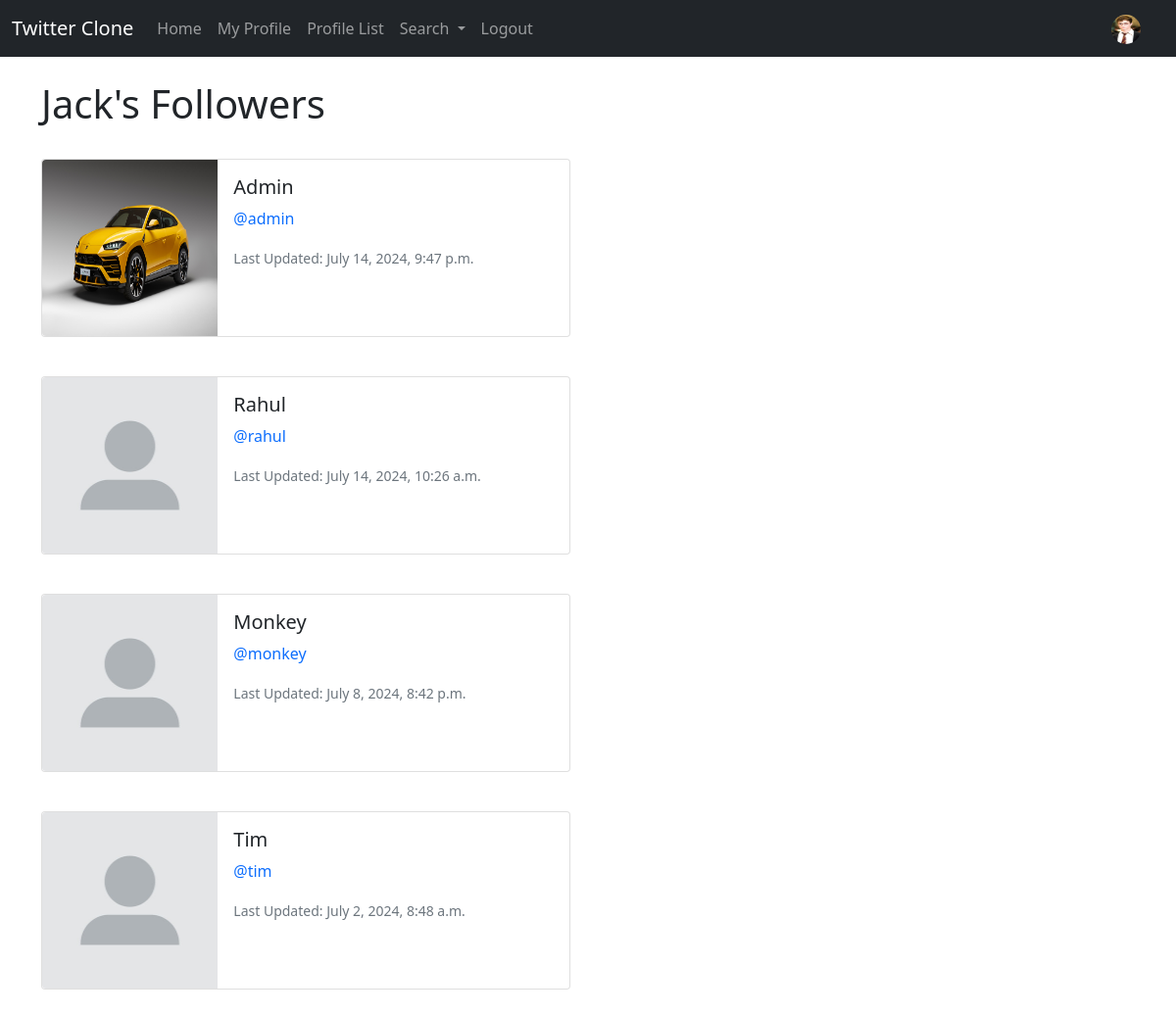
The app's page /profile/followers/4/ (signed in) with its own data.
### twitter/models.py (models this page shows, shortened)
class Profile(models.Model):
    class Meta:
        verbose_name_plural = 'Profiles'
    PUBLIC = 'public'
    PRIVATE = 'private'
    ACCOUNT_CHOICES = [
        (PUBLIC, 'Public'),
        (PRIVATE, 'Private'),
    ]
    user = models.OneToOneField(User, on_delete=models.CASCADE)
    follows = models.ManyToManyField("self",
        related_name="followed_by",
        symmetrical=False,
        blank=True)
    date_modified = models.DateTimeField(User, auto_now=True)
    profile_image = models.ImageField(null=True, blank=True, upload_to='images/')
    profile_bio = models.CharField(null=True, blank=True, max_length=200)
    website_link = models.URLField(null=True, blank=True, max_length=200)
    instagram_link = models.URLField(null=True, blank=True, max_length=200)
    account_type = models.CharField(
        max_length=10,
        choices=ACCOUNT_CHOICES,
        default=PUBLIC,
    )

### twitter/views.py (the view, shortened to what this page needs)
# urls.py: path('profile/followers/<int:pk>/', views.followers, name='followers'),
def followers(request, pk):
    if request.user.is_authenticated:
        profiles = Profile.objects.get(user_id=pk)
        if profiles.account_type == 'public':
            context = {'profiles': profiles}
            return render(request, 'followers.html', context=context)
    else:
        messages.error(request, ("You must be logged in!"))
        return redirect('twitter:home')

### twitter/templates/followers.html (shortened to what this page needs)
{% extends "base.html" %}
{% load static %}
{% block content %}
{% if request.user.id == profiles.user.id %}
    <h1>My Followers</h1>
{% else %}
    <h1>{{profiles.user.username|title}}'s Followers</h1>
{% endif %}
<br>
{% if profiles %}
    {% for profile in profiles.followed_by.all %}
        <div class="card mb-3" style="max-width: 540px;">
            <div class="row g-0">
                <div class="col-md-4">
                    {% if profile.profile_image %}
                    <img src="{{ profile.profile_image.url }}" class="img-fluid rounded-start" alt="Profile Image" style="width: 200px; height: 180px;">
                    {% else %}
                    <img src="{% static "images/user.jpg" %}" class="img-fluid rounded-start" alt="Profile Image" style="width: 200px; height: 180px;">
                    {% endif %}
                </div>
                <div class="col-md-8">
                    <div class="card-body">
                    <h5 class="card-title">
                        {{profile.user.username|title}}
                    </h5>
                    <p class="card-text"><a href="{% url "twitter:profile" profile.user.id %}" style="text-decoration: none;">@{{profile.user.username|lower}}</a></p>
                    <p class="card-text"><small class="text-muted">Last Updated: {{profile.date_modified}}</small></p>
                    </div>
                </div>
            </div>
        </div>
        <br>
    {% endfor %}
{% endif %}
{% endblock content %}

### twitter/templates/navbar.html (shortened to what this page needs)
{% load static %}
<nav class="navbar navbar-expand-lg navbar-dark bg-dark">
    <div class="container-fluid">
      <a class="navbar-brand" href="{% url "twitter:home" %}">Twitter Clone</a>
      <div class="collapse navbar-collapse" id="navbarSupportedContent">
        <ul class="navbar-nav me-auto mb-2 mb-lg-0">
          <li class="nav-item">
            <a class="nav-link" href="{% url "twitter:home" %}">Home</a>
          </li>
          {% if request.user.is_authenticated %}
            <li class="nav-item">
              <a class="nav-link" href="{% url "twitter:profile" pk=request.user.pk %}">My Profile</a>
            </li>
            <li class="nav-item">
              <a class="nav-link" href="{% url "twitter:profile_list" %}">Profile List</a>
            </li>
            <li class="nav-item dropdown">
              <a class="nav-link dropdown-toggle" href="#" id="navbarDropdown" role="button" data-bs-toggle="dropdown" aria-expanded="false">
                Search
              </a>
            </li>
            <li>
              <a class="nav-link" href="{% url "twitter:logout" %}">Logout</a>
            </li>
          {% endif %}
        </ul>
        {% if user.is_authenticated %}
            <ul class="navbar-nav ml-auto">
              <li class="nav-link navbar-brand">
                {% if user.profile.profile_image %}
                    <a href="{% url "twitter:profile" request.user.id %}" draggable="false">
                        <img src="{{user.profile.profile_image.url}}" class="rounded-circle" alt="profile image" width="30px" height="30px" draggable="false" oncontextmenu="return false;">
                    </a>
                {% else %}
                    <a href="{% url "twitter:profile" request.user.id %}" draggable="false">
                        <img src="{% static "images/user.jpg" %}" class="rounded-circle" alt="Profile Image" width="30px" height="30px" draggable="false" oncontextmenu="return false;">
                    </a>
                {% endif %}
              </li>
            </ul>
        {% endif %}
      </div>
    </div>
  </nav>

### records on screen
Profile: user.username "Jack"
Profile: profile_image (picture), user.username "Admin", user.username "admin", date_modified "July 14, 2024, 9:47 p.m."
Profile: user.username "Rahul", user.username "rahul", date_modified "July 14, 2024, 10:26 a.m."
Profile: user.username "Monkey", user.username "monkey", date_modified "July 8, 2024, 8:42 p.m."
Profile: user.username "Tim", user.username "tim", date_modified "July 2, 2024, 8:48 a.m."
